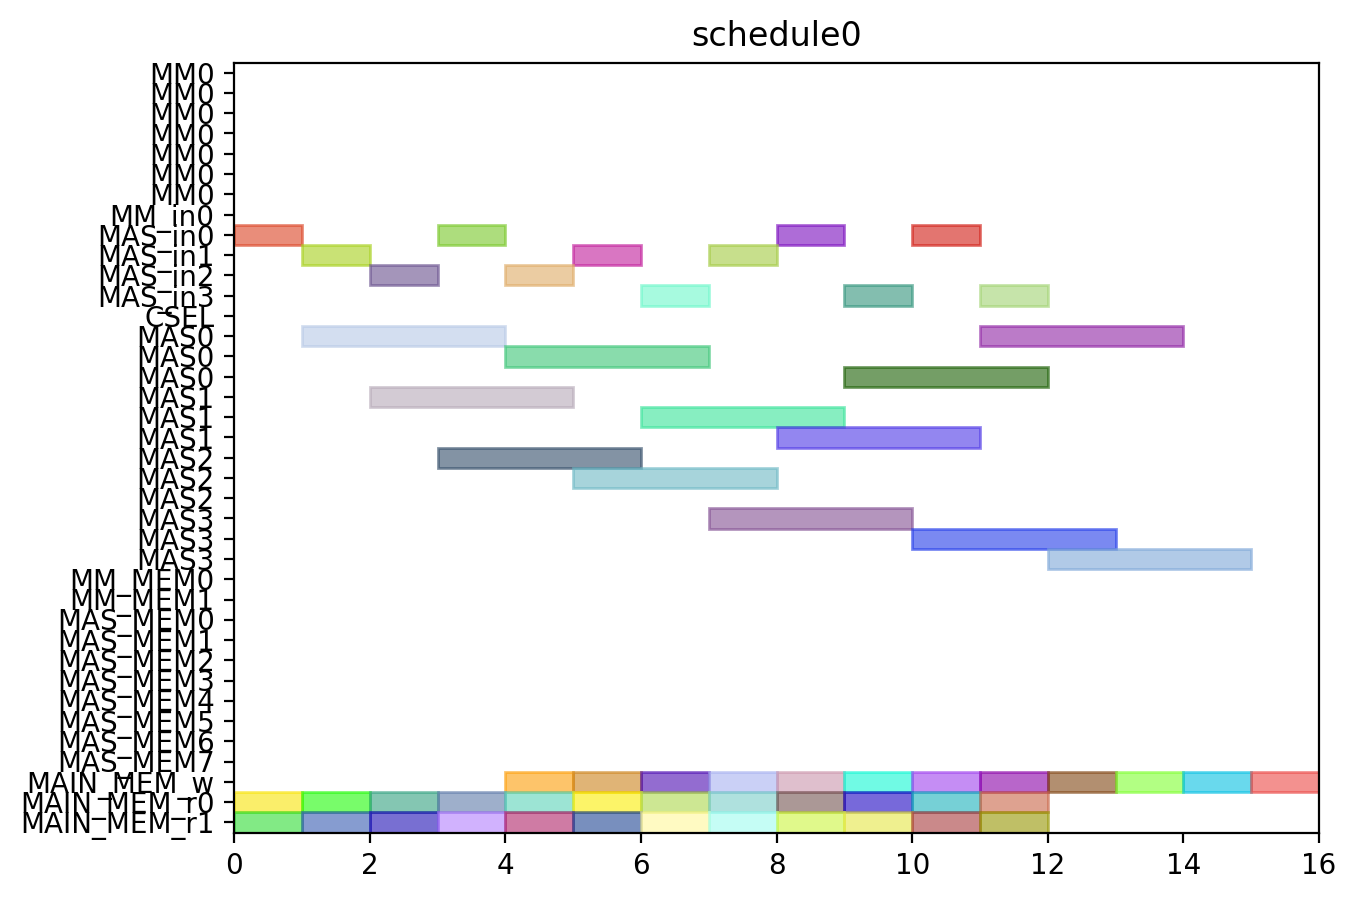

Here is the Python script that generated this plot:
from pyschedule import Scenario, solvers, plotters, alt


def solve():
	horizon = 90
	S = Scenario("schedule0", horizon=horizon)

	# resource
	MM = S.Resources('MM', num=1, size=7)
	MM_in = S.Resources('MM_in', num=1)
	MAS_in = S.Resources('MAS_in', num=4)
	CSEL = S.Resource('CSEL')
	MAS = S.Resources('MAS', num=4, size=3, periods=range(1, horizon))
	MM_MEM = S.Resources('MM_MEM', num=2)
	MAS_MEM = S.Resources('MAS_MEM', num=8)
	MAIN_MEM_w = S.Resource('MAIN_MEM_w', size=1)
	MAIN_MEM_r = S.Resources('MAIN_MEM_r', num=2)

	# result of previous scheduling

	# new tasks
	c000 = S.Task('c000', length=3, delay_cost=1)
	c000 += alt(MAS)
	c000_in = S.Task('c000_in', length=1, delay_cost=1)
	c000_in += alt(MAS_in)
	S += c000_in*MAS_in[0]<=c000*MAS[0]

	S += c000_in*MAS_in[1]<=c000*MAS[1]

	S += c000_in*MAS_in[2]<=c000*MAS[2]

	S += c000_in*MAS_in[3]<=c000*MAS[3]

	S += 0<c000

	c000_w = S.Task('c000_w', length=1, delay_cost=1)
	c000_w += alt(MAIN_MEM_w)
	S += c000 <= c000_w

	c000_mem0 = S.Task('c000_mem0', length=1, delay_cost=1)
	c000_mem0 += MAIN_MEM_r[0]
	c000_mem1 = S.Task('c000_mem1', length=1, delay_cost=1)
	c000_mem1 += MAIN_MEM_r[1]
	c001 = S.Task('c001', length=3, delay_cost=1)
	c001 += alt(MAS)
	c001_in = S.Task('c001_in', length=1, delay_cost=1)
	c001_in += alt(MAS_in)
	S += c001_in*MAS_in[0]<=c001*MAS[0]

	S += c001_in*MAS_in[1]<=c001*MAS[1]

	S += c001_in*MAS_in[2]<=c001*MAS[2]

	S += c001_in*MAS_in[3]<=c001*MAS[3]

	S += 0<c001

	c001_w = S.Task('c001_w', length=1, delay_cost=1)
	c001_w += alt(MAIN_MEM_w)
	S += c001 <= c001_w

	c001_mem0 = S.Task('c001_mem0', length=1, delay_cost=1)
	c001_mem0 += MAIN_MEM_r[0]
	c001_mem1 = S.Task('c001_mem1', length=1, delay_cost=1)
	c001_mem1 += MAIN_MEM_r[1]
	c010 = S.Task('c010', length=3, delay_cost=1)
	c010 += alt(MAS)
	c010_in = S.Task('c010_in', length=1, delay_cost=1)
	c010_in += alt(MAS_in)
	S += c010_in*MAS_in[0]<=c010*MAS[0]

	S += c010_in*MAS_in[1]<=c010*MAS[1]

	S += c010_in*MAS_in[2]<=c010*MAS[2]

	S += c010_in*MAS_in[3]<=c010*MAS[3]

	S += 0<c010

	c010_w = S.Task('c010_w', length=1, delay_cost=1)
	c010_w += alt(MAIN_MEM_w)
	S += c010 <= c010_w

	c010_mem0 = S.Task('c010_mem0', length=1, delay_cost=1)
	c010_mem0 += MAIN_MEM_r[0]
	c010_mem1 = S.Task('c010_mem1', length=1, delay_cost=1)
	c010_mem1 += MAIN_MEM_r[1]
	c011 = S.Task('c011', length=3, delay_cost=1)
	c011 += alt(MAS)
	c011_in = S.Task('c011_in', length=1, delay_cost=1)
	c011_in += alt(MAS_in)
	S += c011_in*MAS_in[0]<=c011*MAS[0]

	S += c011_in*MAS_in[1]<=c011*MAS[1]

	S += c011_in*MAS_in[2]<=c011*MAS[2]

	S += c011_in*MAS_in[3]<=c011*MAS[3]

	S += 0<c011

	c011_w = S.Task('c011_w', length=1, delay_cost=1)
	c011_w += alt(MAIN_MEM_w)
	S += c011 <= c011_w

	c011_mem0 = S.Task('c011_mem0', length=1, delay_cost=1)
	c011_mem0 += MAIN_MEM_r[0]
	c011_mem1 = S.Task('c011_mem1', length=1, delay_cost=1)
	c011_mem1 += MAIN_MEM_r[1]
	c100 = S.Task('c100', length=3, delay_cost=1)
	c100 += alt(MAS)
	c100_in = S.Task('c100_in', length=1, delay_cost=1)
	c100_in += alt(MAS_in)
	S += c100_in*MAS_in[0]<=c100*MAS[0]

	S += c100_in*MAS_in[1]<=c100*MAS[1]

	S += c100_in*MAS_in[2]<=c100*MAS[2]

	S += c100_in*MAS_in[3]<=c100*MAS[3]

	S += 0<c100

	c100_w = S.Task('c100_w', length=1, delay_cost=1)
	c100_w += alt(MAIN_MEM_w)
	S += c100 <= c100_w

	c100_mem0 = S.Task('c100_mem0', length=1, delay_cost=1)
	c100_mem0 += MAIN_MEM_r[0]
	c100_mem1 = S.Task('c100_mem1', length=1, delay_cost=1)
	c100_mem1 += MAIN_MEM_r[1]
	c101 = S.Task('c101', length=3, delay_cost=1)
	c101 += alt(MAS)
	c101_in = S.Task('c101_in', length=1, delay_cost=1)
	c101_in += alt(MAS_in)
	S += c101_in*MAS_in[0]<=c101*MAS[0]

	S += c101_in*MAS_in[1]<=c101*MAS[1]

	S += c101_in*MAS_in[2]<=c101*MAS[2]

	S += c101_in*MAS_in[3]<=c101*MAS[3]

	S += 0<c101

	c101_w = S.Task('c101_w', length=1, delay_cost=1)
	c101_w += alt(MAIN_MEM_w)
	S += c101 <= c101_w

	c101_mem0 = S.Task('c101_mem0', length=1, delay_cost=1)
	c101_mem0 += MAIN_MEM_r[0]
	c101_mem1 = S.Task('c101_mem1', length=1, delay_cost=1)
	c101_mem1 += MAIN_MEM_r[1]
	c110 = S.Task('c110', length=3, delay_cost=1)
	c110 += alt(MAS)
	c110_in = S.Task('c110_in', length=1, delay_cost=1)
	c110_in += alt(MAS_in)
	S += c110_in*MAS_in[0]<=c110*MAS[0]

	S += c110_in*MAS_in[1]<=c110*MAS[1]

	S += c110_in*MAS_in[2]<=c110*MAS[2]

	S += c110_in*MAS_in[3]<=c110*MAS[3]

	S += 0<c110

	c110_w = S.Task('c110_w', length=1, delay_cost=1)
	c110_w += alt(MAIN_MEM_w)
	S += c110 <= c110_w

	c110_mem0 = S.Task('c110_mem0', length=1, delay_cost=1)
	c110_mem0 += MAIN_MEM_r[0]
	c110_mem1 = S.Task('c110_mem1', length=1, delay_cost=1)
	c110_mem1 += MAIN_MEM_r[1]
	c111 = S.Task('c111', length=3, delay_cost=1)
	c111 += alt(MAS)
	c111_in = S.Task('c111_in', length=1, delay_cost=1)
	c111_in += alt(MAS_in)
	S += c111_in*MAS_in[0]<=c111*MAS[0]

	S += c111_in*MAS_in[1]<=c111*MAS[1]

	S += c111_in*MAS_in[2]<=c111*MAS[2]

	S += c111_in*MAS_in[3]<=c111*MAS[3]

	S += 0<c111

	c111_w = S.Task('c111_w', length=1, delay_cost=1)
	c111_w += alt(MAIN_MEM_w)
	S += c111 <= c111_w

	c111_mem0 = S.Task('c111_mem0', length=1, delay_cost=1)
	c111_mem0 += MAIN_MEM_r[0]
	c111_mem1 = S.Task('c111_mem1', length=1, delay_cost=1)
	c111_mem1 += MAIN_MEM_r[1]
	c200 = S.Task('c200', length=3, delay_cost=1)
	c200 += alt(MAS)
	c200_in = S.Task('c200_in', length=1, delay_cost=1)
	c200_in += alt(MAS_in)
	S += c200_in*MAS_in[0]<=c200*MAS[0]

	S += c200_in*MAS_in[1]<=c200*MAS[1]

	S += c200_in*MAS_in[2]<=c200*MAS[2]

	S += c200_in*MAS_in[3]<=c200*MAS[3]

	S += 0<c200

	c200_w = S.Task('c200_w', length=1, delay_cost=1)
	c200_w += alt(MAIN_MEM_w)
	S += c200 <= c200_w

	c200_mem0 = S.Task('c200_mem0', length=1, delay_cost=1)
	c200_mem0 += MAIN_MEM_r[0]
	c200_mem1 = S.Task('c200_mem1', length=1, delay_cost=1)
	c200_mem1 += MAIN_MEM_r[1]
	c201 = S.Task('c201', length=3, delay_cost=1)
	c201 += alt(MAS)
	c201_in = S.Task('c201_in', length=1, delay_cost=1)
	c201_in += alt(MAS_in)
	S += c201_in*MAS_in[0]<=c201*MAS[0]

	S += c201_in*MAS_in[1]<=c201*MAS[1]

	S += c201_in*MAS_in[2]<=c201*MAS[2]

	S += c201_in*MAS_in[3]<=c201*MAS[3]

	S += 0<c201

	c201_w = S.Task('c201_w', length=1, delay_cost=1)
	c201_w += alt(MAIN_MEM_w)
	S += c201 <= c201_w

	c201_mem0 = S.Task('c201_mem0', length=1, delay_cost=1)
	c201_mem0 += MAIN_MEM_r[0]
	c201_mem1 = S.Task('c201_mem1', length=1, delay_cost=1)
	c201_mem1 += MAIN_MEM_r[1]
	c210 = S.Task('c210', length=3, delay_cost=1)
	c210 += alt(MAS)
	c210_in = S.Task('c210_in', length=1, delay_cost=1)
	c210_in += alt(MAS_in)
	S += c210_in*MAS_in[0]<=c210*MAS[0]

	S += c210_in*MAS_in[1]<=c210*MAS[1]

	S += c210_in*MAS_in[2]<=c210*MAS[2]

	S += c210_in*MAS_in[3]<=c210*MAS[3]

	S += 0<c210

	c210_w = S.Task('c210_w', length=1, delay_cost=1)
	c210_w += alt(MAIN_MEM_w)
	S += c210 <= c210_w

	c210_mem0 = S.Task('c210_mem0', length=1, delay_cost=1)
	c210_mem0 += MAIN_MEM_r[0]
	c210_mem1 = S.Task('c210_mem1', length=1, delay_cost=1)
	c210_mem1 += MAIN_MEM_r[1]
	c211 = S.Task('c211', length=3, delay_cost=1)
	c211 += alt(MAS)
	c211_in = S.Task('c211_in', length=1, delay_cost=1)
	c211_in += alt(MAS_in)
	S += c211_in*MAS_in[0]<=c211*MAS[0]

	S += c211_in*MAS_in[1]<=c211*MAS[1]

	S += c211_in*MAS_in[2]<=c211*MAS[2]

	S += c211_in*MAS_in[3]<=c211*MAS[3]

	S += 0<c211

	c211_w = S.Task('c211_w', length=1, delay_cost=1)
	c211_w += alt(MAIN_MEM_w)
	S += c211 <= c211_w

	c211_mem0 = S.Task('c211_mem0', length=1, delay_cost=1)
	c211_mem0 += MAIN_MEM_r[0]
	c211_mem1 = S.Task('c211_mem1', length=1, delay_cost=1)
	c211_mem1 += MAIN_MEM_r[1]
	solvers.mip.solve(S,msg=1,kind='CPLEX',ratio_gap=1.01)

	solution = [['hoge']*len(S.solution()[1]) for i in range(len(S.solution()))]
	for i in range(len(S.solution())):
		for j in range(len(S.solution()[i])):
			solution[i][j]=str(S.solution()[i][j])
	print(solution)

	cycles = int(solution[-1][3])

	pic_file_name = "/home/mfukuda/ABE/multiRAM_multiMAS_16mux/scheduling_result/stage7MM1_stage3MAS4/CONJ/schedule0.png"
	if(S.solution() != []):
		plotters.matplotlib.plot(S,img_filename=pic_file_name, show_task_labels=False, fig_size=(cycles*0.25+3, 5))

	return solution
